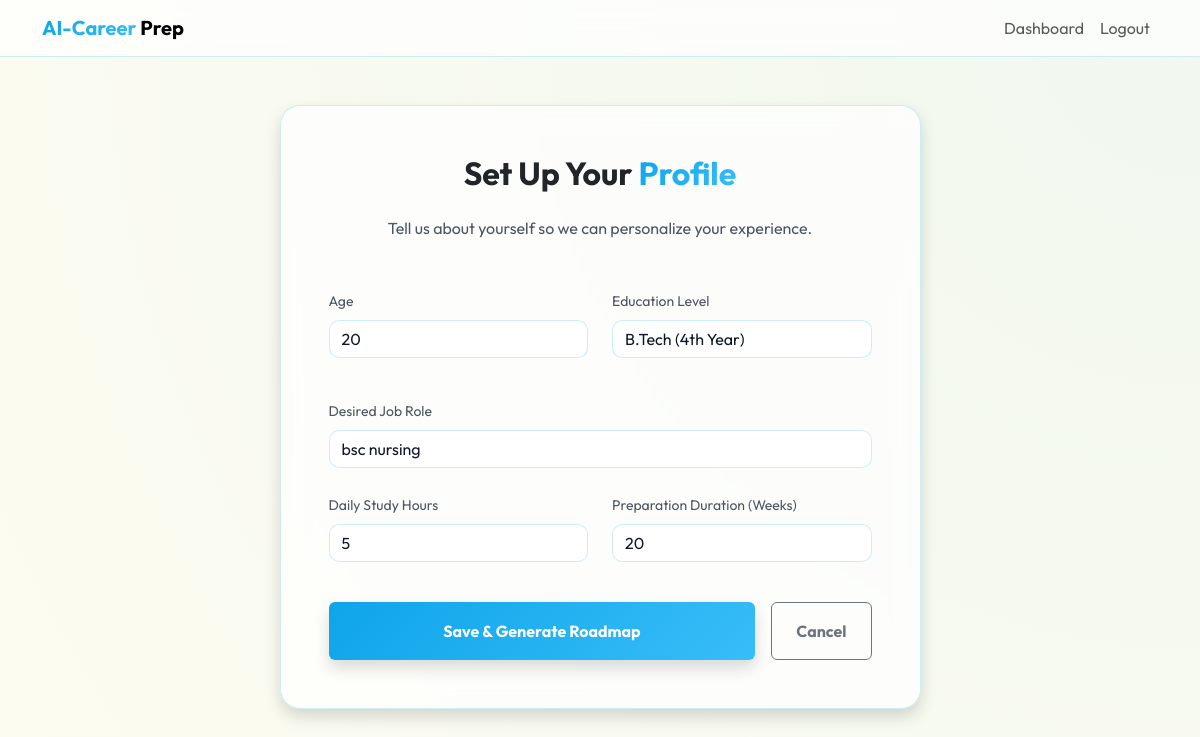
/onboarding (signed in), run on the app's committed database.
### models.py (models this page shows)
class User(UserMixin, db.Model):
    id = db.Column(db.Integer, primary_key=True)
    username = db.Column(db.String(150), unique=True, nullable=False)
    email = db.Column(db.String(150), unique=True, nullable=False)
    password = db.Column(db.String(500), nullable=False)
    age = db.Column(db.Integer)
    education_level = db.Column(db.String(100))
    available_time = db.Column(db.String(100)) # e.g., "Full-time", "2 hours/day"
    desired_role = db.Column(db.String(100))
    prep_weeks = db.Column(db.Integer, default=1)
    readiness_score = db.Column(db.Integer, default=0)
    completed_modules = db.Column(db.String(500), default="") # Comma-separated indices
    reset_token = db.Column(db.String(100), unique=True)
    reset_token_expiry = db.Column(db.DateTime)
    sessions = db.relationship('InterviewSession', backref='user', lazy=True)

### app.py (the view, shortened to what this page needs)
    @app.route('/onboarding', methods=['GET', 'POST'])
    @login_required
    def onboarding():
        from models import UserProgress
        return render_template('onboarding.html')

### templates/onboarding.html (shortened to what this page needs)
{% extends "base.html" %}
{% block content %}
<div class="row justify-content-center">
    <div class="col-md-7">
        <div class="card card-glass p-5 shadow">
            <h2 class="text-center mb-4 fw-bold">Set Up Your <span class="gradient-text">Profile</span></h2>
            <p class="text-center text-muted mb-5">Tell us about yourself so we can personalize your experience.</p>
            <form method="POST">
                <div class="row mb-4">
                    <div class="col-md-6 mb-3">
                        <label class="form-label text-muted small">Age</label>
                        <input type="number" name="age" class="form-control" placeholder="e.g. 21" value="{{ current_user.age or '' }}" required>
                    </div>
                    <div class="col-md-6 mb-3">
                        <label class="form-label text-muted small">Education Level</label>
                        <select name="education_level" class="form-select form-control" required>
                            <option value="B.Tech (4th Year)" {% if current_user.education_level == 'B.Tech (4th Year)' %}selected{% endif %}>B.Tech (4th Year)</option>
                        </select>
                    </div>
                </div>
                <div class="mb-4">
                    <label class="form-label text-muted small">Desired Job Role</label>
                    <input type="text" name="desired_role" class="form-control" placeholder="e.g. Software Engineer" value="{{ current_user.desired_role or '' }}" required>
                </div>
                <div class="row mb-4">
                    <div class="col-md-6 mb-3">
                        <label class="form-label text-muted small">Daily Study Hours</label>
                        <input type="number" name="available_time" class="form-control" placeholder="e.g. 4" min="1" max="24" value="{{ current_user.available_time or '' }}" required>
                    </div>
                    <div class="col-md-6 mb-3">
                        <label class="form-label text-muted small">Preparation Duration (Weeks)</label>
                        <input type="number" name="prep_weeks" class="form-control" placeholder="e.g. 4" min="1" max="52" value="{{ current_user.prep_weeks or 1 }}" required>
                    </div>
                </div>
                <div class="d-flex gap-3 mt-2">
                    <button type="submit" class="btn btn-primary w-100 py-3 fw-bold shadow">Save & Generate Roadmap</button>
                    {% if current_user.desired_role %}
                    <a href="{{ url_for('dashboard') }}" class="btn btn-outline-secondary px-4 py-3 fw-bold">Cancel</a>
                    {% endif %}
                </div>
            </form>
        </div>
    </div>
</div>
{% endblock %}

### static/css/style.css (style rules this page uses)
:root { --sky-blue: #0ea5e9; --sky-blue-hover: #0284c7; --cream-bg: #fdfcf0; --deep-slate: #0f172a; --glass-bg: rgba(255, 255, 255, 0.85); --glass-border: rgba(14, 165, 233, 0.15); --primary-gradient: linear-gradient(135deg, #0ea5e9 0%, #38bdf8 100%); }
body { background-color: var(--cream-bg); background-image: radial-gradient(circle at top right, rgba(14, 165, 233, 0.05), transparent); color: var(--deep-slate); min-height: 100vh; }
.card-glass { background: var(--glass-bg); backdrop-filter: blur(12px); border: 1px solid var(--glass-border); border-radius: 20px; box-shadow: 0 10px 30px rgba(14, 165, 233, 0.08); transition: transform 0.3s ease, box-shadow 0.3s ease; }
.gradient-text { background: var(--primary-gradient); -webkit-background-clip: text; background-clip: text; -webkit-text-fill-color: transparent; }
.form-control { background: white; border: 1px solid rgba(14, 165, 233, 0.2); color: var(--deep-slate); border-radius: 10px; }
.text-muted { color: #4b5563 !important; }

### templates/base.html (style rules this page uses)
:root { --sky-blue: #0ea5e9; --sky-blue-hover: #0284c7; --cream-bg: #fdfcf0; --deep-slate: #0f172a; --glass-bg: rgba(255, 255, 255, 0.7); --glass-border: rgba(14, 165, 233, 0.2); --primary-gradient: linear-gradient(135deg, #0ea5e9 0%, #38bdf8 100%); }
body { font-family: 'Outfit', sans-serif; background-color: var(--cream-bg); color: var(--deep-slate); min-height: 100vh; }
.btn-primary { background: var(--primary-gradient); border: none; box-shadow: 0 4px 15px rgba(14, 165, 233, 0.3); color: white !important; }

### data on the page
User: age "20", education_level "B.Tech (4th Year)", desired_role "bsc nursing", available_time "5", prep_weeks "20"
